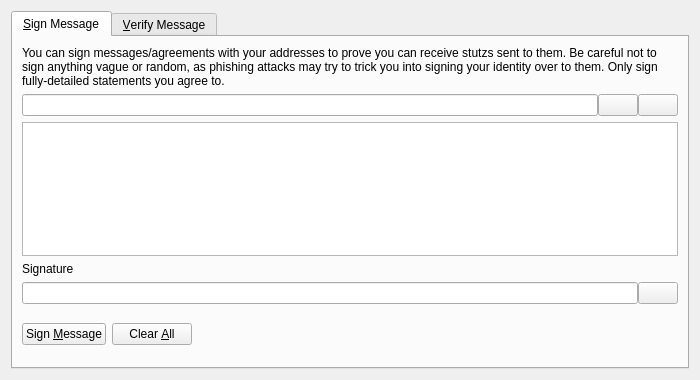
<?xml version="1.0" encoding="UTF-8"?>
<ui version="4.0">
 <class>SignVerifyMessageDialog</class>
 <widget class="QDialog" name="SignVerifyMessageDialog">
  <property name="geometry">
   <rect>
    <x>0</x>
    <y>0</y>
    <width>700</width>
    <height>380</height>
   </rect>
  </property>
  <property name="windowTitle">
   <string>Signatures - Sign / Verify a Message</string>
  </property>
  <property name="modal">
   <bool>true</bool>
  </property>
  <layout class="QVBoxLayout" name="verticalLayout">
   <item>
    <widget class="QTabWidget" name="tabWidget">
     <property name="currentIndex">
      <number>0</number>
     </property>
     <widget class="QWidget" name="tabSignMessage">
      <attribute name="title">
       <string>&amp;Sign Message</string>
      </attribute>
      <layout class="QVBoxLayout" name="verticalLayout_SM">
       <item>
        <widget class="QLabel" name="infoLabel_SM">
         <property name="text">
          <string>You can sign messages/agreements with your addresses to prove you can receive stutzs sent to them. Be careful not to sign anything vague or random, as phishing attacks may try to trick you into signing your identity over to them. Only sign fully-detailed statements you agree to.</string>
         </property>
         <property name="textFormat">
          <enum>Qt::PlainText</enum>
         </property>
         <property name="wordWrap">
          <bool>true</bool>
         </property>
        </widget>
       </item>
       <item>
        <layout class="QHBoxLayout" name="horizontalLayout_1_SM">
         <property name="spacing">
          <number>0</number>
         </property>
         <item>
          <widget class="QValidatedLineEdit" name="addressIn_SM">
           <property name="toolTip">
            <string>The Stutz address to sign the message with</string>
           </property>
          </widget>
         </item>
         <item>
          <widget class="QPushButton" name="addressBookButton_SM">
           <property name="toolTip">
            <string>Choose previously used address</string>
           </property>
           <property name="text">
            <string/>
           </property>
           <property name="icon">
            <iconset resource="../bitcoin.qrc">
             <normaloff>:/icons/address-book</normaloff>:/icons/address-book</iconset>
           </property>
           <property name="shortcut">
            <string>Alt+A</string>
           </property>
           <property name="autoDefault">
            <bool>false</bool>
           </property>
          </widget>
         </item>
         <item>
          <widget class="QPushButton" name="pasteButton_SM">
           <property name="toolTip">
            <string>Paste address from clipboard</string>
           </property>
           <property name="text">
            <string/>
           </property>
           <property name="icon">
            <iconset resource="../bitcoin.qrc">
             <normaloff>:/icons/editpaste</normaloff>:/icons/editpaste</iconset>
           </property>
           <property name="shortcut">
            <string>Alt+P</string>
           </property>
           <property name="autoDefault">
            <bool>false</bool>
           </property>
          </widget>
         </item>
        </layout>
       </item>
       <item>
        <widget class="QPlainTextEdit" name="messageIn_SM">
         <property name="toolTip">
          <string>Enter the message you want to sign here</string>
         </property>
        </widget>
       </item>
       <item>
        <widget class="QLabel" name="signatureLabel_SM">
         <property name="text">
          <string>Signature</string>
         </property>
         <property name="textFormat">
          <enum>Qt::PlainText</enum>
         </property>
        </widget>
       </item>
       <item>
        <layout class="QHBoxLayout" name="horizontalLayout_2_SM">
         <property name="spacing">
          <number>0</number>
         </property>
         <item>
          <widget class="QLineEdit" name="signatureOut_SM">
           <property name="font">
            <font>
             <italic>true</italic>
            </font>
           </property>
           <property name="readOnly">
            <bool>true</bool>
           </property>
          </widget>
         </item>
         <item>
          <widget class="QPushButton" name="copySignatureButton_SM">
           <property name="toolTip">
            <string>Copy the current signature to the system clipboard</string>
           </property>
           <property name="text">
            <string/>
           </property>
           <property name="icon">
            <iconset resource="../bitcoin.qrc">
             <normaloff>:/icons/editcopy</normaloff>:/icons/editcopy</iconset>
           </property>
           <property name="autoDefault">
            <bool>false</bool>
           </property>
          </widget>
         </item>
        </layout>
       </item>
       <item>
        <layout class="QHBoxLayout" name="horizontalLayout_3_SM">
         <item>
          <widget class="QPushButton" name="signMessageButton_SM">
           <property name="toolTip">
            <string>Sign the message to prove you own this Stutz address</string>
           </property>
           <property name="text">
            <string>Sign &amp;Message</string>
           </property>
           <property name="icon">
            <iconset resource="../bitcoin.qrc">
             <normaloff>:/icons/edit</normaloff>:/icons/edit</iconset>
           </property>
           <property name="autoDefault">
            <bool>false</bool>
           </property>
          </widget>
         </item>
         <item>
          <widget class="QPushButton" name="clearButton_SM">
           <property name="toolTip">
            <string>Reset all sign message fields</string>
           </property>
           <property name="text">
            <string>Clear &amp;All</string>
           </property>
           <property name="icon">
            <iconset resource="../bitcoin.qrc">
             <normaloff>:/icons/remove</normaloff>:/icons/remove</iconset>
           </property>
           <property name="autoDefault">
            <bool>false</bool>
           </property>
          </widget>
         </item>
         <item>
          <spacer name="horizontalSpacer_1_SM">
           <property name="orientation">
            <enum>Qt::Horizontal</enum>
           </property>
           <property name="sizeHint" stdset="0">
            <size>
             <width>40</width>
             <height>48</height>
            </size>
           </property>
          </spacer>
         </item>
         <item>
          <widget class="QLabel" name="statusLabel_SM">
           <property name="font">
            <font>
             <weight>75</weight>
             <bold>true</bold>
            </font>
           </property>
           <property name="text">
            <string/>
           </property>
           <property name="wordWrap">
            <bool>true</bool>
           </property>
          </widget>
         </item>
         <item>
          <spacer name="horizontalSpacer_2_SM">
           <property name="orientation">
            <enum>Qt::Horizontal</enum>
           </property>
           <property name="sizeHint" stdset="0">
            <size>
             <width>40</width>
             <height>48</height>
            </size>
           </property>
          </spacer>
         </item>
        </layout>
       </item>
      </layout>
     </widget>
     <widget class="QWidget" name="tabVerifyMessage">
      <attribute name="title">
       <string>&amp;Verify Message</string>
      </attribute>
      <layout class="QVBoxLayout" name="verticalLayout_VM">
       <item>
        <widget class="QLabel" name="infoLabel_VM">
         <property name="text">
          <string>Enter the receiver's address, message (ensure you copy line breaks, spaces, tabs, etc. exactly) and signature below to verify the message. Be careful not to read more into the signature than what is in the signed message itself, to avoid being tricked by a man-in-the-middle attack. Note that this only proves the signing party receives with the address, it cannot prove sendership of any transaction!</string>
         </property>
         <property name="textFormat">
          <enum>Qt::PlainText</enum>
         </property>
         <property name="alignment">
          <set>Qt::AlignLeading|Qt::AlignLeft|Qt::AlignTop</set>
         </property>
         <property name="wordWrap">
          <bool>true</bool>
         </property>
        </widget>
       </item>
       <item>
        <layout class="QHBoxLayout" name="horizontalLayout_1_VM">
         <property name="spacing">
          <number>0</number>
         </property>
         <item>
          <widget class="QValidatedLineEdit" name="addressIn_VM">
           <property name="toolTip">
            <string>The Stutz address the message was signed with</string>
           </property>
          </widget>
         </item>
         <item>
          <widget class="QPushButton" name="addressBookButton_VM">
           <property name="toolTip">
            <string>Choose previously used address</string>
           </property>
           <property name="text">
            <string/>
           </property>
           <property name="icon">
            <iconset resource="../bitcoin.qrc">
             <normaloff>:/icons/address-book</normaloff>:/icons/address-book</iconset>
           </property>
           <property name="shortcut">
            <string>Alt+A</string>
           </property>
           <property name="autoDefault">
            <bool>false</bool>
           </property>
          </widget>
         </item>
        </layout>
       </item>
       <item>
        <widget class="QPlainTextEdit" name="messageIn_VM"/>
       </item>
       <item>
        <widget class="QValidatedLineEdit" name="signatureIn_VM"/>
       </item>
       <item>
        <layout class="QHBoxLayout" name="horizontalLayout_2_VM">
         <item>
          <widget class="QPushButton" name="verifyMessageButton_VM">
           <property name="toolTip">
            <string>Verify the message to ensure it was signed with the specified Stutz address</string>
           </property>
           <property name="text">
            <string>Verify &amp;Message</string>
           </property>
           <property name="icon">
            <iconset resource="../bitcoin.qrc">
             <normaloff>:/icons/transaction_0</normaloff>:/icons/transaction_0</iconset>
           </property>
           <property name="autoDefault">
            <bool>false</bool>
           </property>
          </widget>
         </item>
         <item>
          <widget class="QPushButton" name="clearButton_VM">
           <property name="toolTip">
            <string>Reset all verify message fields</string>
           </property>
           <property name="text">
            <string>Clear &amp;All</string>
           </property>
           <property name="icon">
            <iconset resource="../bitcoin.qrc">
             <normaloff>:/icons/remove</normaloff>:/icons/remove</iconset>
           </property>
           <property name="autoDefault">
            <bool>false</bool>
           </property>
          </widget>
         </item>
         <item>
          <spacer name="horizontalSpacer_1_VM">
           <property name="orientation">
            <enum>Qt::Horizontal</enum>
           </property>
           <property name="sizeHint" stdset="0">
            <size>
             <width>40</width>
             <height>48</height>
            </size>
           </property>
          </spacer>
         </item>
         <item>
          <widget class="QLabel" name="statusLabel_VM">
           <property name="font">
            <font>
             <weight>75</weight>
             <bold>true</bold>
            </font>
           </property>
           <property name="text">
            <string/>
           </property>
           <property name="wordWrap">
            <bool>true</bool>
           </property>
          </widget>
         </item>
         <item>
          <spacer name="horizontalSpacer_2_VM">
           <property name="orientation">
            <enum>Qt::Horizontal</enum>
           </property>
           <property name="sizeHint" stdset="0">
            <size>
             <width>40</width>
             <height>48</height>
            </size>
           </property>
          </spacer>
         </item>
        </layout>
       </item>
      </layout>
     </widget>
    </widget>
   </item>
  </layout>
 </widget>
 <customwidgets>
  <customwidget>
   <class>QValidatedLineEdit</class>
   <extends>QLineEdit</extends>
   <header>qvalidatedlineedit.h</header>
  </customwidget>
 </customwidgets>
 <resources>
  <include location="../bitcoin.qrc"/>
 </resources>
 <connections/>
</ui>
